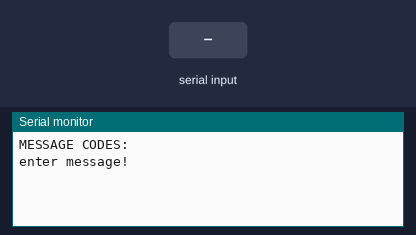
This sketch was run on a simulated Arduino Uno, built with avr-gcc and run on an emulated ATmega328P. Parts: the last lines printed to the serial monitor. The test bench sets the inputs (shaded band).

Above: at 1.2 s.
1.3 s: "90,45\n" received over Serial
At 2.5 s:
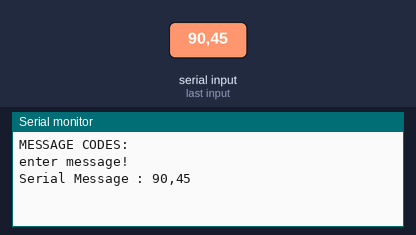
2.8 s: "5\n" received over Serial
At 3.5 s:
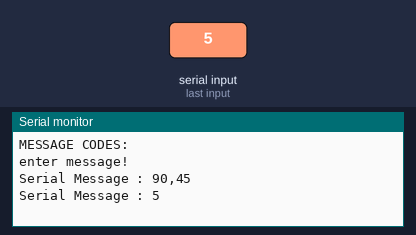

Measured:
- after the input at 1.3 s, the serial monitor: prints a new line at once (image 1)
- after the input at 2.8 s, the serial monitor: prints a new line at once (image 2)

The sketch:

sendHistory.ino
```cpp
#include <SoftwareSerial.h>

const byte numChars = 32;
char receivedChars[numChars]; // Array to store received data
boolean newData = false;
String message;

String mess;  // Initialize message variable

SoftwareSerial mySerial(2, 3); // RX, TX

/*MESSAGE CODES:
 * 1. Run component tests
 * 2.
*/
void setup()
{
  // Open serial communications with computer and wait for port to open:
  Serial.begin(9600);

  Serial.println("MESSAGE CODES:");
  Serial.println("");

  // Print a message to the computer through the USB
  Serial.println("enter message!");

  // Open serial communications with the other Arduino board
  mySerial.begin(9600);


}

void loop() // run over and over
{
  mess = receiveSerialMessage();
  showNewData();
}

String receiveSerialMessage() // ONLY WORKS WITH NEWLINE SELECTED IN SERIAL MONITOR
{
  static byte ndx = 0;
  char endMark = '\n';
  char rc;
  while(Serial.available() > 0 && newData == false){
    rc = Serial.read();

    if(rc != endMark){
      receivedChars[ndx] = rc;
      ndx++;
      if(ndx >= numChars){
        ndx = numChars - 1;
      }
    }
    else{
      receivedChars[ndx] = '\0'; // End the string
      ndx = 0;
      newData = true;
    }
  }
  message = atoi(receivedChars);
  return message;
}

void showNewData(){
  if(newData == true){
    Serial.print("Serial Message : ");
    Serial.println(receivedChars);
    newData = false;
  }
}
```
